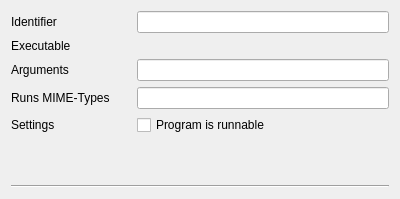
<?xml version="1.0" encoding="UTF-8"?>
<ui version="4.0">
 <class>ExternalProgramWidget</class>
 <widget class="QWidget" name="ExternalProgramWidget">
  <property name="geometry">
   <rect>
    <x>0</x>
    <y>0</y>
    <width>400</width>
    <height>199</height>
   </rect>
  </property>
  <property name="windowTitle">
   <string>Form</string>
  </property>
  <layout class="QVBoxLayout" name="verticalLayout">
   <item>
    <layout class="QFormLayout" name="formLayout_2">
     <item row="0" column="0">
      <widget class="QLabel" name="label">
       <property name="minimumSize">
        <size>
         <width>120</width>
         <height>0</height>
        </size>
       </property>
       <property name="text">
        <string>Identifier</string>
       </property>
      </widget>
     </item>
     <item row="0" column="1">
      <widget class="QLineEdit" name="lineEdit"/>
     </item>
     <item row="1" column="0">
      <widget class="QLabel" name="label_2">
       <property name="minimumSize">
        <size>
         <width>120</width>
         <height>0</height>
        </size>
       </property>
       <property name="text">
        <string>Executable</string>
       </property>
      </widget>
     </item>
     <item row="1" column="1">
      <widget class="FileSelectorEdit" name="widget" native="true">
       <property name="sizePolicy">
        <sizepolicy hsizetype="Expanding" vsizetype="Preferred">
         <horstretch>0</horstretch>
         <verstretch>0</verstretch>
        </sizepolicy>
       </property>
      </widget>
     </item>
     <item row="2" column="0">
      <widget class="QLabel" name="label_3">
       <property name="minimumSize">
        <size>
         <width>120</width>
         <height>0</height>
        </size>
       </property>
       <property name="text">
        <string>Arguments</string>
       </property>
      </widget>
     </item>
     <item row="2" column="1">
      <widget class="QLineEdit" name="lineEdit_2"/>
     </item>
     <item row="3" column="0">
      <widget class="QLabel" name="label_5">
       <property name="minimumSize">
        <size>
         <width>120</width>
         <height>0</height>
        </size>
       </property>
       <property name="text">
        <string>Runs MIME-Types</string>
       </property>
      </widget>
     </item>
     <item row="3" column="1">
      <widget class="QLineEdit" name="lineEdit_3"/>
     </item>
     <item row="4" column="0">
      <widget class="QLabel" name="label_4">
       <property name="minimumSize">
        <size>
         <width>120</width>
         <height>0</height>
        </size>
       </property>
       <property name="text">
        <string>Settings</string>
       </property>
      </widget>
     </item>
     <item row="4" column="1">
      <widget class="QCheckBox" name="checkBox">
       <property name="text">
        <string>Program is runnable</string>
       </property>
      </widget>
     </item>
    </layout>
   </item>
   <item>
    <widget class="Line" name="line">
     <property name="orientation">
      <enum>Qt::Horizontal</enum>
     </property>
    </widget>
   </item>
  </layout>
 </widget>
 <customwidgets>
  <customwidget>
   <class>FileSelectorEdit</class>
   <extends>QWidget</extends>
   <header>fileselectoredit.h</header>
   <container>1</container>
  </customwidget>
 </customwidgets>
 <resources/>
 <connections/>
</ui>
